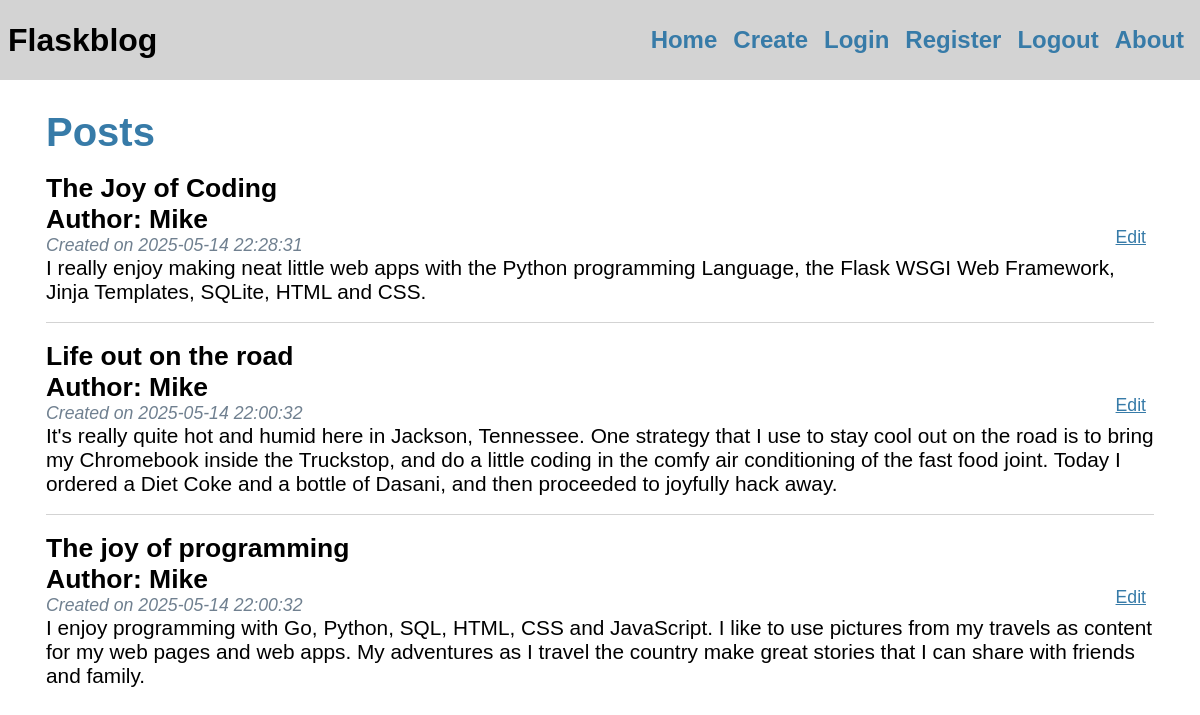
The page / on the database its author committed.
### tables this page shows
CREATE TABLE posts (
    id INTEGER PRIMARY KEY,
    author VARCHAR(100) NOT NULL,
    title VARCHAR(100) NOT NULL,
    content TEXT NOT NULL,
    created TIMESTAMP DEFAULT CURRENT_TIMESTAMP
);

### app.py (the view)
@app.route("/")
def index():
    conn = getDB()
    curs = conn.cursor()
    posts = curs.execute("SELECT * FROM posts ORDER BY created DESC").fetchall()
    return render_template("index.html", posts=posts)

### app.py (called while the page is built)
def getDB():
    conn = sqlite3.connect("./data/database.db")
    return conn

### templates/index.html (shortened to what this page needs)
{% extends "base.html" %}
{% block content %}
<h1 class="headline-h1">Posts</h1>
<br>
{% for post in posts %}
<article class="post">
    <header>
        <div>
            <h1>{{ post[2] }}</h1>
            <h2>Author: {{ post[1] }}</h2>
            <div class="about">Created on {{ post[4] }}</div>
        </div>
        <a class="action" href="{{ url_for('edit', id=post[0]) }}">Edit</a>
    </header>
    <p class="body">{{ post[3] }}</p>
</article>
{% if not loop.last %}
<br><hr><br>
{% endif %}
{% endfor %}
{% endblock %}

### templates/base.html (shortened to what this page needs)
<!DOCTYPE html>
<html lang="en">
<head>
    <link href="../static/css/style.css" type="text/css" rel="stylesheet">
</head>
<body>
    <nav>
        <h1>Flaskblog</h1>
        <ul>
            <li><a href="{{ url_for('index') }}">Home</a></li>
            <li><a href="{{ url_for('create') }}">Create</a></li>
            <li><a href="{{ url_for('login') }}">Login</a></li>
            <li><a href="{{ url_for('register') }}">Register</a></li>
            <li><a href="{{ url_for('logout') }}">Logout</a></li>
            <li><a href="{{ url_for('about') }}">About</a></li>
        </ul>
    </nav>
    <main class="content">
        {% block content %}
        {% endblock %}
    </main>
</body>
</html>

### static/css/style.css (style rules this page uses)
* { margin: 0; padding: 0; box-sizing: border-box; font-family: sans-serif; }
html { width: 100vw; height: 100vh; }
body { background: white; }
.headline-h1 { font-size: 2.5em; font-weight: 600; color : #377ba8; }
a { color: #377ba8; }
hr { border : none; border-top: 1px solid lightgray; }
nav { height: 80px; background : lightgray; display : flex; align-items: center; padding : 0 0.5rem; }
nav h1 { font-size: 2em; flex : auto; margin: 0; }
nav ul { display : flex; list-style: none; margin : 0; padding : 0; }
nav ul li a { font-size: 1.5em; font-weight: 600; text-decoration: none; }
nav ul li a, nav ul li span, header .action { display: block; padding: 0.5rem; }
main { margin: 30px; }
.content { padding: 0 1rem 1rem; }
.post>header { display : flex; align-items: flex-end; font-size : 0.85em; }
.post>header>div:first-of-type { flex: auto; }
.post>header h1 { font-size : 1.5em; margin-bottom: 0; }
.post { font-size: 1.3em; }
.post .about { color : slategray; font-style: italic; }
.post .body { white-space: pre-line; }
.content:last-child { margin-bottom: 0; }

### rows shown on the page
posts: title "The Joy of Coding", author "Mike", created "2025-05-14 22:28:31", content "I really enjoy making neat little web apps with the Python programming Language, the Flask WSGI Web Framework, Jinja Templates, SQLite, HTML and CSS."
posts: title "Life out on the road", author "Mike", created "2025-05-14 22:00:32", content "It's really quite hot and humid here in Jackson, Tennessee. One strategy that I use to stay cool out on the road is to bring my Chromebook inside the Truckstop, and do a little coding in the comfy air conditioning of the fast food joint. Today I ordered a Diet Coke and a bottle of Dasani, and then proceeded to joyfully hack away."
posts: title "The joy of programming", author "Mike", created "2025-05-14 22:00:32", content "I enjoy programming with Go, Python, SQL, HTML, CSS and JavaScript. I like to use pictures from my travels as content for my web pages and web apps. My adventures as I travel the country make great stories that I can share with friends and family."
